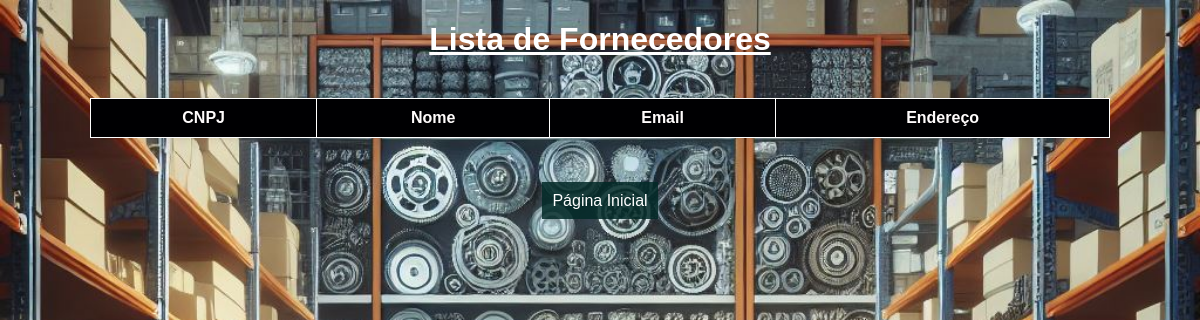
/pages/fornecedorlst.php, run on an earlier commit of the app's database.
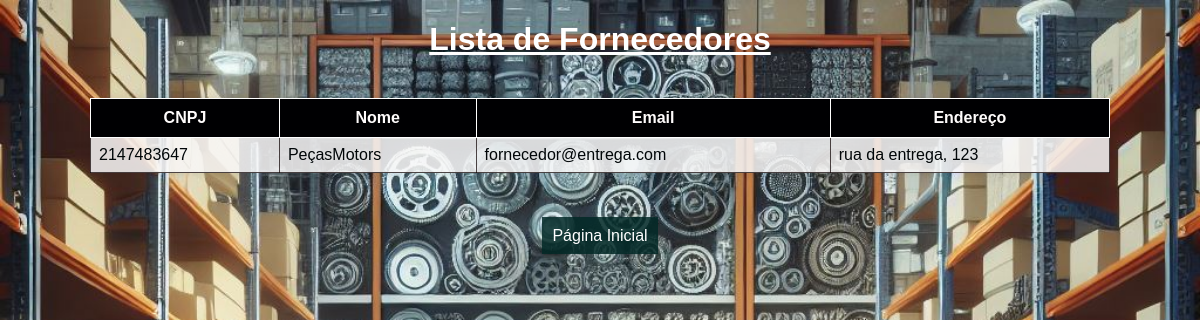
And on a later commit of the database.
### tables this page shows
CREATE TABLE `fornecedor` (
  `cnpj_fornecedor` int(11) NOT NULL,
  `nome_fornecedor` varchar(255) DEFAULT NULL,
  `email_fornecedor` varchar(140) DEFAULT NULL,
  `endereco_fornecedor` varchar(140) DEFAULT NULL
);

### pages/fornecedorlst.php (the view, shortened to what this page needs)
<?php
include 'conexao.php';
try {
    $stmt = $pdo->query("SELECT * FROM fornecedor");
    $fornecedores = $stmt->fetchAll(PDO::FETCH_ASSOC);
} catch (PDOException $e) {
    echo "Erro de conexão com o banco de dados: " . $e->getMessage();
}
?>
<!DOCTYPE html>
<html lang="pt-br">
<head>
    <link rel="stylesheet" href="../CSS/fornecedorlst.css">
</head>
<body>
    <div class="container">
        <h1 style="text-align: center;">Lista de Fornecedores</h1>
        <br>
        <table>
            <thead>
                <tr>
                    <th>CNPJ</th>
                    <th>Nome</th>
                    <th>Email</th>
                    <th>Endereço</th>
                </tr>
            </thead>
            <tbody>
                <?php foreach ($fornecedores as $fornecedor) { ?>
                    <tr>
                        <td><?php echo $fornecedor['cnpj_fornecedor']; ?></td>
                        <td><?php echo $fornecedor['nome_fornecedor']; ?></td>
                        <td><?php echo $fornecedor['email_fornecedor']; ?></td>
                        <td><?php echo $fornecedor['endereco_fornecedor']; ?></td>
                    </tr>
                <?php } ?>
            </tbody>
        </table>
        <br>
        <br><br>
    </div>
        <div class="form-group" style="text-align: center;">
            <a href="fornecedor.php" class="return">Página Inicial</a>
        </div>
    <br><br><br>
</body>
</html>

### css/fornecedorlst.css (style rules this page uses)
body { font-family: Arial, sans-serif; margin: 0; padding: 0; background-image: url("../imgs/4.jpeg"); background-size: cover; background-repeat: no-repeat; }
h1 { color: #ffffff; font-family: Arial, Helvetica, sans-serif; text-decoration: underline; }
table { width: 85%; border-collapse: collapse; margin: 0 auto; background-color: #faf8f8d8; color: #010608; box-shadow: 0 0 10px rgba(0, 0, 0, 0.1); }
td { border: 1px solid #0f0303b9; padding: 8px; text-align: left; }
th { background-color: #000002; color: #fffcfc; padding: 10px; text-align: center; border: 1px #fff solid; }
.return { color: #fff; background-color: #022927d7; text-decoration: none; padding: 10px; }

What changed in the data, as far as the page shows it:
added fornecedor: cnpj_fornecedor "2147483647", nome_fornecedor "PeçasMotors", email_fornecedor "fornecedor@entrega.com", endereco_fornecedor "rua da entrega, 123"
